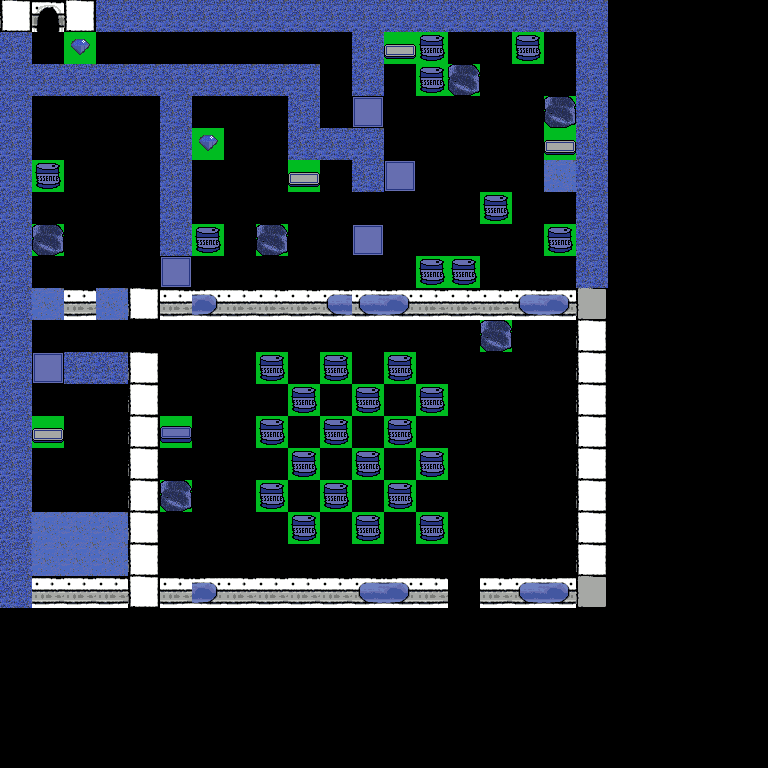

Tiled map render using the project's own tile images. Description and the whole map definition, tile-layer contents included, below:
An orthogonal 24x24 tile map with 32x32 px tiles, 1 tile layer (タイルレイヤー1).

<map version="1.5" tiledversion="1.7.2" orientation="orthogonal" renderorder="right-down" width="24" height="24" tilewidth="32" tileheight="32" infinite="0" nextlayerid="2" nextobjectid="1">
 <tileset firstgid="1" name="underground_tiles" tilewidth="32" tileheight="32" tilecount="16" columns="1">
  <image source="../../games/TremblayIsland/graphics/underground_tiles.bmp" trans="000000" width="32" height="512" />
 </tileset>
 <layer id="1" name="タイルレイヤー1" width="24" height="24">
  <data encoding="csv">
10,9,10,1,1,1,1,1,1,1,1,1,1,1,1,1,1,1,1,0,0,0,0,0,
1,0,2,0,0,0,0,0,0,0,0,1,14,12,0,0,12,0,1,0,0,0,0,0,
1,1,1,1,1,1,1,1,1,1,0,1,0,12,16,0,0,0,1,0,0,0,0,0,
1,0,0,0,0,1,0,0,0,1,0,15,0,0,0,0,0,16,1,0,0,0,0,0,
1,0,0,0,0,1,2,0,0,1,1,1,0,0,0,0,0,14,1,0,0,0,0,0,
1,12,0,0,0,1,0,0,0,14,0,1,15,0,0,0,0,5,1,0,0,0,0,0,
1,0,0,0,0,1,0,0,0,0,0,0,0,0,0,12,0,0,1,0,0,0,0,0,
1,16,0,0,0,1,12,0,16,0,0,15,0,0,0,0,0,12,1,0,0,0,0,0,
1,0,0,0,0,15,0,0,0,0,0,0,0,12,12,0,0,0,1,0,0,0,0,0,
1,5,6,5,10,6,8,6,6,6,7,7,8,6,6,6,7,8,11,0,0,0,0,0,
1,0,0,0,0,0,0,0,0,0,0,0,0,0,0,16,0,0,10,0,0,0,0,0,
1,15,1,1,10,0,0,0,12,0,12,0,12,0,0,0,0,0,10,0,0,0,0,0,
1,0,0,0,10,0,0,0,0,12,0,12,0,12,0,0,0,0,10,0,0,0,0,0,
1,14,0,0,10,13,0,0,12,0,12,0,12,0,0,0,0,0,10,0,0,0,0,0,
1,0,0,0,10,0,0,0,0,12,0,12,0,12,0,0,0,0,10,0,0,0,0,0,
1,0,0,0,10,16,0,0,12,0,12,0,12,0,0,0,0,0,10,0,0,0,0,0,
1,5,5,5,10,0,0,0,0,12,0,12,0,12,0,0,0,0,10,0,0,0,0,0,
1,5,5,5,10,0,0,0,0,0,0,0,0,0,0,0,0,0,10,0,0,0,0,0,
1,6,6,6,10,6,8,6,6,6,6,7,8,6,0,6,7,8,11,0,0,0,0,0,
0,0,0,0,0,0,0,0,0,0,0,0,0,0,0,0,0,0,0,0,0,0,0,0,
0,0,0,0,0,0,0,0,0,0,0,0,0,0,0,0,0,0,0,0,0,0,0,0,
0,0,0,0,0,0,0,0,0,0,0,0,0,0,0,0,0,0,0,0,0,0,0,0,
0,0,0,0,0,0,0,0,0,0,0,0,0,0,0,0,0,0,0,0,0,0,0,0,
0,0,0,0,0,0,0,0,0,0,0,0,0,0,0,0,0,0,0,0,0,0,0,0
</data>
 </layer>
</map>
